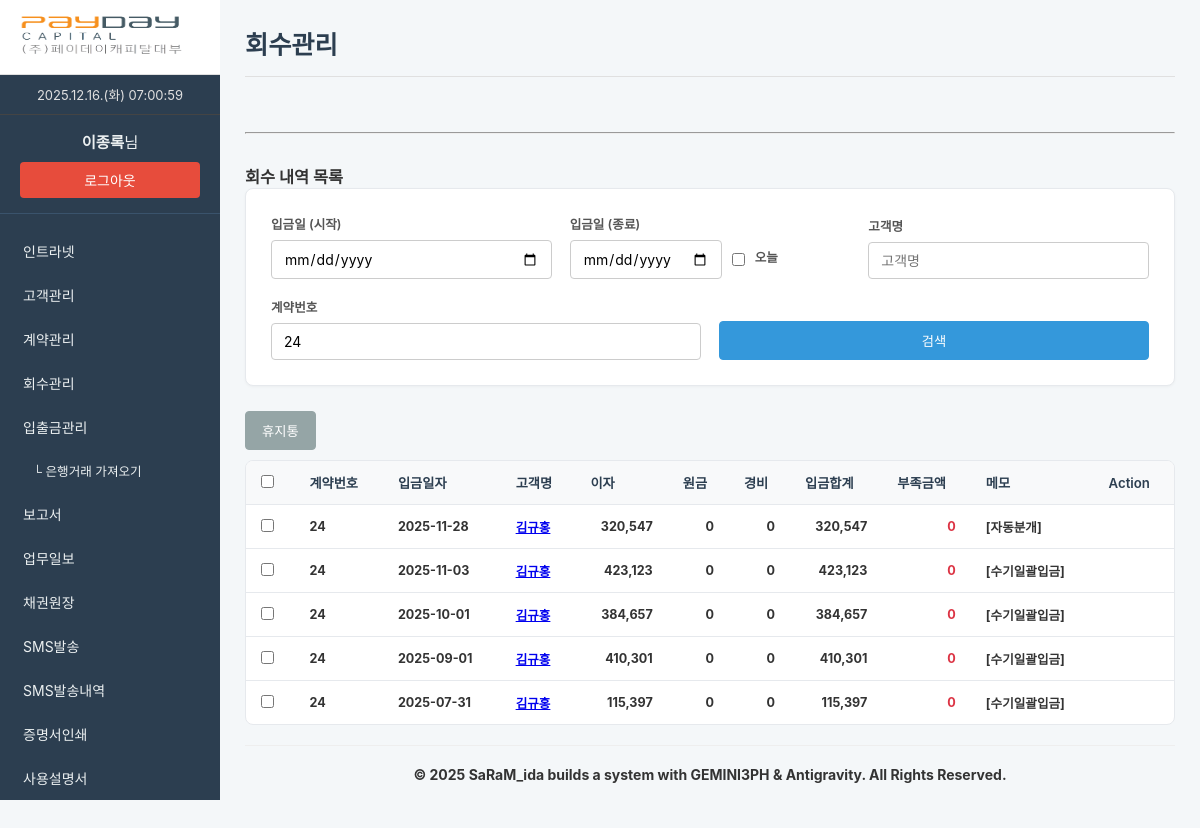
The app's page /pages/collection_manage.php?contract_id=24 (signed in) with its own data.
### tables this page shows
CREATE TABLE `collections` (
  `id` int(11) NOT NULL AUTO_INCREMENT,
  `transaction_id` varchar(255) DEFAULT NULL,
  `contract_id` int(11) NOT NULL,
  `collection_date` date NOT NULL,
  `amount` decimal(15,2) NOT NULL,
  `collection_type` varchar(50) NOT NULL,
  `interest_start_date` date DEFAULT NULL,
  `interest_end_date` date DEFAULT NULL,
  `memo` text DEFAULT NULL,
  `generated_interest` decimal(15,2) DEFAULT NULL COMMENT '발생이자',
  `created_at` datetime DEFAULT current_timestamp(),
  `deleted_at` datetime DEFAULT NULL COMMENT '삭제 시간',
  `deleted_by` varchar(50) DEFAULT NULL COMMENT '삭제한 사용자',
  PRIMARY KEY (`id`),
  KEY `contract_id` (`contract_id`)
);

CREATE TABLE `customers` (
  `id` int(11) NOT NULL AUTO_INCREMENT,
  `name` varchar(100) NOT NULL,
  `resident_id_partial` varchar(8) DEFAULT NULL,
  `phone` varchar(20) NOT NULL,
  `address` varchar(255) DEFAULT NULL,
  `address_registered` varchar(255) DEFAULT NULL,
  `address_actual` varchar(255) DEFAULT NULL,
  `memo` text DEFAULT NULL,
  `created_at` datetime DEFAULT current_timestamp(),
  `application_source` varchar(255) DEFAULT NULL COMMENT '신청거래처',
  `requested_loan_amount` decimal(15,2) DEFAULT NULL COMMENT '대출신청금액',
  `loan_application_date` date DEFAULT NULL COMMENT '대출신청일',
  `manager` varchar(100) DEFAULT NULL COMMENT '담당자',
  `bank_name` varchar(50) DEFAULT NULL,
  `account_number` varchar(100) DEFAULT NULL,
  PRIMARY KEY (`id`),
  FULLTEXT KEY `ft_name_phone` (`name`,`phone`)
);

### common.php (called while the page is built, shortened)
<?php
function getCollections($link, $start_date = '', $end_date = '', $customer_name = '', $contract_id = '', $fetch_deleted = false)
{
    $sql = "SELECT
                coll.id,
                coll.contract_id,
                coll.collection_date,
                coll.collection_type,
                coll.amount,
                coll.memo,
                coll.generated_interest,
                coll.transaction_id,
                coll.deleted_at,
                coll.deleted_by,
                cust.id as customer_id,
                cust.name as customer_name
            FROM collections coll
            JOIN contracts con ON coll.contract_id = con.id
            JOIN customers cust ON con.customer_id = cust.id";
    $sql .= $fetch_deleted ? " WHERE coll.deleted_at IS NOT NULL" : " WHERE coll.deleted_at IS NULL";
    $params = [];
    $types = '';
    if (!empty($contract_id)) {
        $sql .= " AND coll.contract_id = ?";
        $params[] = $contract_id;
        $types .= 'i';
    }
    $sql .= " ORDER BY coll.collection_date DESC, coll.id DESC";
    $stmt = mysqli_prepare($link, $sql);
    if ($stmt && !empty($params)) {
        mysqli_stmt_bind_param($stmt, $types, ...$params);
    }
    mysqli_stmt_execute($stmt);
    $result = mysqli_stmt_get_result($stmt);
    $collections = mysqli_fetch_all($result, MYSQLI_ASSOC);
    return $collections;
}

### pages/collection_manage.php (the view, shortened to what this page needs)
<?php
    include('header.php');
    include_once(__DIR__ . '/../common.php');
    if (isset($_GET['start_date']) || isset($_GET['end_date']) || isset($_GET['customer_name']) || isset($_GET['contract_id'])) {
        $search_start_date = $_GET['start_date'] ?? '';
        $search_end_date = $_GET['end_date'] ?? '';
    } else {
        $search_start_date = date('Y-m-d');
        $search_end_date = date('Y-m-d');
    }
    $search_customer_name = isset($_GET['customer_name']) ? $_GET['customer_name'] : '';
    $search_contract_id = isset($_GET['contract_id']) ? $_GET['contract_id'] : '';
    $raw_collections = getCollections($link, $search_start_date, $search_end_date, $search_customer_name, $search_contract_id);
    $grouped_collections = [];
    foreach ($raw_collections as $col) {
        $key = !empty($col['transaction_id']) ? $col['transaction_id'] : 'manual_' . $col['collection_date'] . '_' . $col['id'];
        if (!isset($grouped_collections[$key])) {
            $grouped_collections[$key] = array_merge($col, ['interest' => 0, 'principal' => 0, 'expense' => 0, 'shortfall' => 0, 'generated_interest' => 0, 'is_grouped' => !empty($col['transaction_id']), 'ids' => []]);
        }
        $grouped_collections[$key]['ids'][] = $col['id'];
        if ($col['collection_type'] == '이자') $grouped_collections[$key]['interest'] += $col['amount'];
        elseif ($col['collection_type'] == '원금') $grouped_collections[$key]['principal'] += $col['amount'];
        $grouped_collections[$key]['generated_interest'] = max($grouped_collections[$key]['generated_interest'] ?? 0, (float)$col['generated_interest']);
    }
?>
<h2>회수관리</h2>
<div id="confirmation-modal" class="modal">
    <div class="modal-content form-container">
        <form id="final-save-form" method="post" action="../process/collection_process.php">
            <div class="info-grid" style="margin-bottom: 20px;">
                <div class="info-item"><strong>기존 부족금:</b> <span id="modal_existing_shortfall"></span></div>
            </div>
        </form>
    </div>
</div>
<hr style="margin: 30px 0;">
<h3>회수 내역 목록</h3>
<form action="collection_manage.php" method="get" class="form-container">
    <div class="search-form-flex">
        <div class="form-col"><label>입금일 (시작)</label><input type="date" id="start_date" name="start_date" value="<?php echo htmlspecialchars($search_start_date); ?>"></div>
        <div class="form-col"><label>입금일 (종료)</label>
            <div style="display: flex; align-items: center; gap: 10px;">
                <input type="date" id="end_date" name="end_date" value="<?php echo htmlspecialchars($search_end_date); ?>">
                <input type="checkbox" id="today_checkbox" <?php echo ($search_start_date == date('Y-m-d') && $search_end_date == date('Y-m-d')) ? 'checked' : ''; ?>><label for="today_checkbox" style="white-space: nowrap;">오늘</label>
            </div>
        </div>
        <div class="form-col"><label>고객명</label><input type="text" name="customer_name" placeholder="고객명" value="<?php echo htmlspecialchars($search_customer_name); ?>"></div>
        <div class="form-col"><label>계약번호</label><input type="text" name="contract_id" placeholder="계약번호" value="<?php echo htmlspecialchars($search_contract_id); ?>"></div>
        <div class="form-col"><button type="submit" class="btn btn-primary">검색</button></div>
    </div>
</form>
<div style="margin-bottom: 10px;">
    <a href="collection_trash.php" class="btn btn-secondary">휴지통</a>
</div>
<div class="table-container">
    <table>
        <thead>
            <tr>
                <th><input type="checkbox" id="select_all_collections"></th>
                <th>계약번호</th>
                <th>입금일자</th>
                <th>고객명</th>
                <th>이자</th>
                <th>원금</th>
                <th>경비</th>
                <th>입금합계</th>
                <th>부족금액</th>
                <th>메모</th>
                <th>Action</th>
            </tr>
        </thead>
        <tbody>
        <?php foreach ($grouped_collections as $key => $row): ?>
            <tr>
                <td><input type="checkbox" class="collection_checkbox" value="<?php echo implode(',', $row['ids']); ?>"></td>
                <td><?php echo htmlspecialchars($row['contract_id']); ?></td>
                <td><?php echo htmlspecialchars($row['collection_date']); ?></td>
                <td><a href="customer_detail.php?id=<?php echo $row['customer_id']; ?>"><?php echo htmlspecialchars($row['customer_name']); ?></a></td>
                <td style="text-align: right;"><?php echo number_format($row['interest']); ?></td>
                <td style="text-align: right;"><?php echo number_format($row['principal']); ?></td>
                <td style="text-align: right;"><?php echo number_format($row['expense']); ?></td>
                <td style="text-align: right; font-weight: bold;"><?php echo number_format($row['interest'] + $row['principal'] + $row['expense']); ?></td>
                <td style="text-align: right; color: #dc3545;">
                    <?php
                        $is_manual_bulk = (strpos($row['memo'], '[수기일괄입금]') !== false);
                        $shortfall_display = $is_manual_bulk ? $row['generated_interest'] : ($row['generated_interest'] - $row['interest']);
                        echo number_format($shortfall_display);
                    ?>
                </td>
                <td><?php echo htmlspecialchars($row['memo']); ?></td>
                <td>
                </td>
            </tr>
        <?php endforeach; ?>
        </tbody>
    </table>
</div>
<?php include 'footer.php'; ?>

### css/style.css (style rules this page uses)
* { box-sizing: border-box; margin: 0; padding: 0; }
body { font-family: -apple-system, BlinkMacSystemFont, "Segoe UI", Roboto, "Helvetica Neue", Arial, sans-serif; font-size: 14px; background-color: #f4f7f9; color: #333; -webkit-font-smoothing: antialiased; -moz-osx-font-smoothing: grayscale; }
h2 { font-size: 1.8em; color: #2c3e50; border-bottom: 1px solid #e0e0e0; padding-bottom: 15px; margin-bottom: 25px; }
.form-container, .search-form-container { background-color: #ffffff; padding: 25px; border-radius: 8px; border: 1px solid #e6e9ed; margin-bottom: 25px; box-shadow: 0 1px 3px rgba(0, 0, 0, 0.04); }
.search-form-flex { display: flex; flex-wrap: wrap; gap: 18px; align-items: flex-end; }
.form-col { display: flex; flex-direction: column; flex: 1 1 200px; }
.form-col label { margin-bottom: 7px; font-weight: 600; font-size: 0.9em; color: #555; }
.form-col input[type="text"], .form-col input[type="date"], .form-col input[type="number"], .form-col input[type="password"], .form-col select, .form-col textarea { padding: 9px 12px; border: 1px solid #ccc; border-radius: 4px; font-size: 1em; background-color: #fff; transition: border-color 0.2s, box-shadow 0.2s; font-family: inherit; }
.btn { padding: 9px 16px; border: 1px solid transparent; border-radius: 4px; cursor: pointer; text-decoration: none; font-size: 0.95em; font-weight: 500; text-align: center; display: inline-block; transition: all 0.2s ease-in-out; }
.btn-primary { background-color: #3498db; color: white; border-color: #3498db; }
.btn-secondary { background-color: #95a5a6; color: white; border-color: #95a5a6; }
.table-container { overflow-x: auto; background-color: #fff; border: 1px solid #e6e9ed; border-radius: 8px; }
table { width: 100%; border-collapse: collapse; }
.table-container table { font-size: 0.9em; }
table th, table td { border-bottom: 1px solid #e6e9ed; padding: 12px 15px; text-align: left; vertical-align: middle; white-space: nowrap; }
table th { background-color: #f8f9fa; font-weight: 600; color: #2c3e50; font-size: 1.05em; }
table tr:last-child td { border-bottom: none; }
.modal { display: none; position: fixed; z-index: 1000; left: 0; top: 0; width: 100%; height: 100%; overflow: auto; background-color: rgba(0, 0, 0, 0.6); }
.modal-content { background-color: #fefefe; margin: 15% auto; padding: 25px; border: 1px solid #888; width: 80%; max-width: 500px; border-radius: 8px; position: relative; }
.info-grid { display: grid; grid-template-columns: repeat(auto-fit, minmax(300px, 1fr)); gap: 15px; }
.info-item { display: flex; flex-direction: column; }
.info-item strong { font-weight: 600; color: #555; margin-bottom: 5px; }
.modal { display: none; position: fixed; z-index: 2000; left: 0; top: 0; width: 100%; height: 100%; overflow: auto; background-color: rgba(0, 0, 0, 0.5); }
.modal-content { background-color: #fefefe; margin: 15% auto; padding: 25px; border: 1px solid #888; width: 80%; max-width: 500px; border-radius: 8px; }
.modal { display: none; position: fixed; z-index: 1000; left: 0; top: 0; width: 100%; height: 100%; overflow: auto; background-color: rgba(0, 0, 0, 0.5); }
.modal-content { background-color: #fefefe; margin: 5% auto; padding: 25px; border: 1px solid #888; width: 400px; height: 900px; border-radius: 8px; display: flex; flex-direction: column; }
.modal-content { background-color: #fefefe; margin: 10% auto; padding: 25px; border: 1px solid #888; width: 80%; max-width: 600px; border-radius: 8px; }
:root { --preview-padding: 30px; }

### pages/collection_manage.php (style rules this page uses)
.modal { display: none; position: fixed; z-index: 1000; left: 0; top: 0; width: 100%; height: 100%; overflow: auto; background-color: rgba(0,0,0,0.5); }
.modal-content { background-color: #fefefe; margin: 10% auto; padding: 25px; border: 1px solid #888; width: 80%; max-width: 600px; border-radius: 8px; }
.info-grid { display: grid; grid-template-columns: 150px 1fr; gap: 10px; margin-bottom: 20px; }
.info-grid strong { font-weight: 600; }

### records on screen
collections: contract "24", collection_date "2025-11-28", customers.name "김규홍", interest "320,547", principal "0", expense "0", expense "320,547", shortfall_display "0", memo "[자동분개]"
collections: contract "24", collection_date "2025-11-03", customers.name "김규홍", interest "423,123", principal "0", expense "0", expense "423,123", shortfall_display "0", memo "[수기일괄입금]"
collections: contract "24", collection_date "2025-10-01", customers.name "김규홍", interest "384,657", principal "0", expense "0", expense "384,657", shortfall_display "0", memo "[수기일괄입금]"
collections: contract "24", collection_date "2025-09-01", customers.name "김규홍", interest "410,301", principal "0", expense "0", expense "410,301", shortfall_display "0", memo "[수기일괄입금]"
collections: contract "24", collection_date "2025-07-31", customers.name "김규홍", interest "115,397", principal "0", expense "0", expense "115,397", shortfall_display "0", memo "[수기일괄입금]"

### other values on screen
$_SESSION["name"] "이종록"
